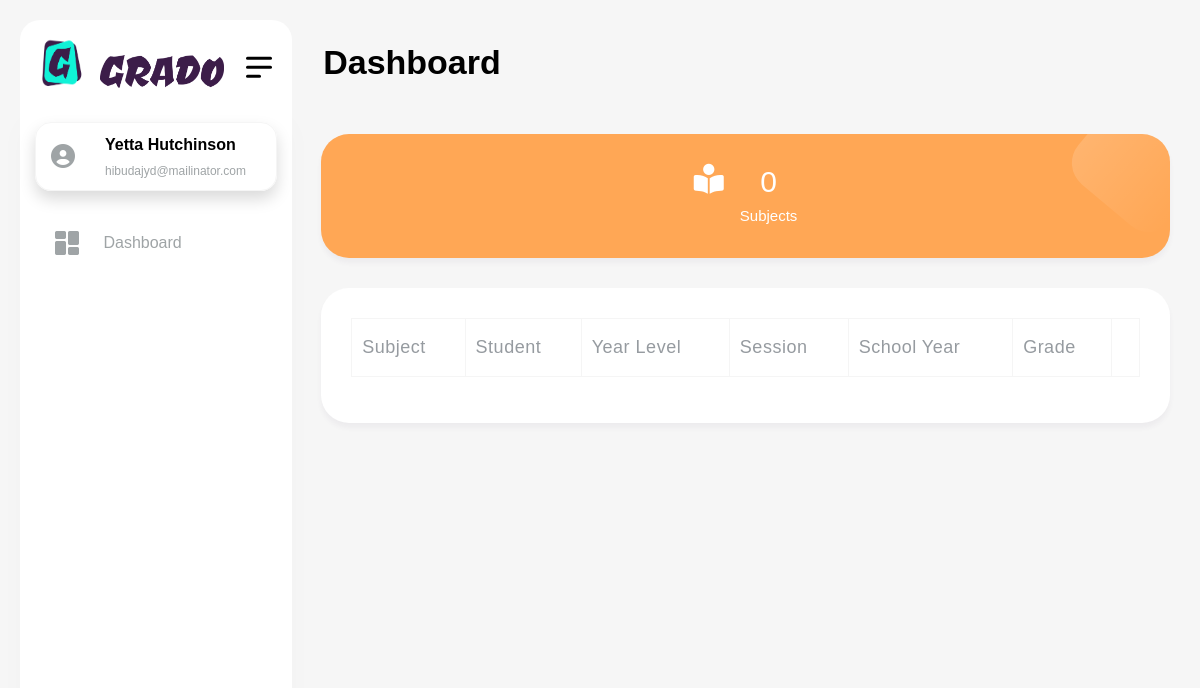
The app's page /teacher/index.php?page=dashboard (signed in) with its own data.
### tables this page shows
CREATE TABLE `teachers` (
  `id` int(11) NOT NULL,
  `username` text DEFAULT NULL,
  `email` text DEFAULT NULL,
  `password` text DEFAULT NULL,
  `first_name` text DEFAULT NULL,
  `last_name` text DEFAULT NULL,
  `status` text NOT NULL DEFAULT 'pending',
  `created_at` datetime NOT NULL DEFAULT current_timestamp()
);

### autoload.php (called while the page is built, shortened)
<?php
function myAutoLoader($className){
    $classes_path = "classes/";
    $models_path = "models/";
    $extension = ".php";
    $filename = $className . $extension;
}

### classes/Config.php (called while the page is built, shortened)
<?php
class Config
{
    private static $config = [
        'mysql' => [
            'host' => 'localhost',
            'user' => 'root',
            'password' => '',
            'database' => 'grade',
            'options' => [
                PDO::ATTR_ERRMODE => PDO::ERRMODE_EXCEPTION,
                PDO::ATTR_DEFAULT_FETCH_MODE => PDO::FETCH_OBJ,
                PDO::ATTR_EMULATE_PREPARES => false
            ]
        ],
        'app' => [
            'name' => 'Grado',
            'url' => 'http://localhost/grado',
            'version' => '1.0.0',
            'debug' => true
        ],
        'mail' => [
            'host' => 'smtp.gmail.com',
            'port' => 587,
            'username' => 'angelnino.ortega.pixel8@gmail.com',
            'password' => 'ztcvbpolateijnbc',
            'from' => 'angelnino.ortega.pixel8@gmail.com',
            'name' => 'Grado'
        ],
        'pages' => [
            'dashboard' => 'dashboard',
            'curriculums' => 'curriculums',
            'curriculum' => 'curriculum',
            'subjects' => 'subjects',
            'subject' => 'subject',
            'students' => 'students',
            'student' => 'student',
            'teachers' => 'teachers',
            'teacher' => 'teacher',
            'courses' => 'courses',
            'course' => 'course',
            'add-grade' => 'add-grade',
            'users' => 'users',
            'profile' => 'profile',
            'logout' => 'logout'
        ]
    ];
    public static function get($path = null)
    {
        if ($path) {
            $config = self::$config;
            $path = explode('/', $path);
            foreach ($path as $bit) {
                if (isset($config[$bit])) {
                    $config = $config[$bit];
                }
            }
            return $config;
        }
        return false;
    }
}

### classes/Database.php (called while the page is built, shortened)
<?php
class Database{
    protected static $instance = null;
    private $pdo, $query, $error = false, $results, $count = 0, $lastInsertId = null;
    private function __construct(){
        try{
            $this->pdo = new PDO('mysql:host='.Config::get('mysql/host').';dbname='.Config::get('mysql/database'), Config::get('mysql/user'), Config::get('mysql/password'), Config::get('mysql/options'));
        }catch(PDOException $e){
            die('Could not connect to database.'.$e->getMessage());
        }
    }
    public static function getInstance(){
        if(!isset(self::$instance)){
            self::$instance = new Database();
        }
        return self::$instance;
    }
    public function query($sql, $params = []){
        if($this->query = $this->pdo->prepare($sql)){
            $x = 1;
            if(count($params)){
                foreach($params as $param){
                    $this->query->bindValue($x, $param);
                    $x++;
                }
            }
            if($this->query->execute()){
                $this->results = $this->query->fetchAll(PDO::FETCH_OBJ);
                $this->count = $this->query->rowCount();
            }else{
                $this->error = true;
            }
        }
        return $this;
    }
    public function results(){
        return $this->results;
    }
    public function count(){
        return $this->count;
    }
}

### classes/Session.php (called while the page is built, shortened)
<?php
class Session
{
    public static function get($name)
    {
        return $_SESSION[$name];
    }
}

### classes/Model.php (called while the page is built, shortened)
<?php
class Model{
    protected $db, $table, $data, $error = false, $results, $count, $lastInsertId;
    public function __construct($table){
        $this->db = Database::getInstance();
        $this->table = $table;
    }
    public function find($id){
        $this->db->query("SELECT * FROM {$this->table} WHERE id = ?", [$id]);
        if($this->db->count() > 0){
            $this->results = $this->db->results();
            $this->count = $this->db->count();
            return $this;
        }
    }
    public function findAll($order = ''){
        $this->db->query("SELECT * FROM {$this->table} {$order}");
        return $this->db->results();
    }
    public function first(){
        if($this->count > 0){
            return $this->results[0];
        }else{
            return $this->results;
        }
    }
}

### teacher/index.php (the view, shortened to what this page needs)
<?php
require('../autoload.php');
$page = (isset($_GET['page'])) ? $_GET['page'] : 'dashboard';
$teacher = new Teacher;
$t = $teacher->find(Session::get('teacher'))->first();
$title = ucwords($page);
?>
<!DOCTYPE html>
<html lang="en">
<head>
    <link href="../assets/vendor/jquery-nice-select/css/nice-select.css" rel="stylesheet">
    <link href="../assets/vendor/datatables/css/jquery.dataTables.min.css" rel="stylesheet">
    <link rel="stylesheet" href="../assets/vendor/nouislider/nouislider.min.css">
    <link href="../assets/css/style.css" rel="stylesheet">
    <link href="https://cdnjs.cloudflare.com/ajax/libs/font-awesome/6.2.1/css/all.min.css" rel="stylesheet">
</head>
<body>
    <div id="main-wrapper">
        <div class="nav-header">
            <a href="index.php" class="brand-logo">
                <img src="../assets/images/basic_logo.png" class="logo-abbr" width="53" height="53" alt="g">
                <img src="../assets/images/text_logo.png" class="brand-title" width="124px" height="33px" alt="grado">
            </a>
            <div class="nav-control">
                <div class="hamburger">
                    <span class="line"></span><span class="line"></span><span class="line"></span>
                </div>
            </div>
        </div>
        <div class="header">
            <div class="header-content">
                <nav class="navbar navbar-expand">
                    <div class="collapse navbar-collapse justify-content-between">
                        <div class="header-left">
                            <div class="dashboard_bar">
                                <?= $title ?>
                            </div>
                        </div>
                    </div>
                </nav>
            </div>
        </div>
        <div class="dlabnav">
            <div class="dlabnav-scroll">
                <ul class="metismenu" id="menu">
                    <li class="dropdown header-profile">
                        <a class="nav-link shadow" href="javascript:void(0);" role="button" data-bs-toggle="dropdown">
                            <i class="fas fa-user-circle fa-2x"></i>
                            <div class="header-info">
                                <span class="font-w600">
                                    <b>
                                        <?= $t->first_name . ' ' . $t->last_name ?>
                                    </b></span>
                                <p class="fs-12 mb-0">
                                    <?= $t->email ?>
                                </p>
                            </div>
                        </a>
                    </li>
                    <li>
                        <a href="index.php?dashboard" class="ai-icon" aria-expanded="false">
                            <i class="flaticon-025-dashboard"></i>
                            <span class="nav-text">Dashboard</span>
                        </a>
                    </li>
                </ul>
            </div>
        </div>
        <div class="content-body">
            <?php
            if (in_array($page, Config::get('pages')) && file_exists($page . '.php')) {
                include($page . '.php');
            } else {
            }
            ?>
        </div>
    </div>
</body>
</html>

### records on screen
teachers: first_name "Yetta", last_name "Hutchinson", email "hibudajyd@mailinator.com"

### other values on screen
$title "Dashboard"
count($ss) "0"
